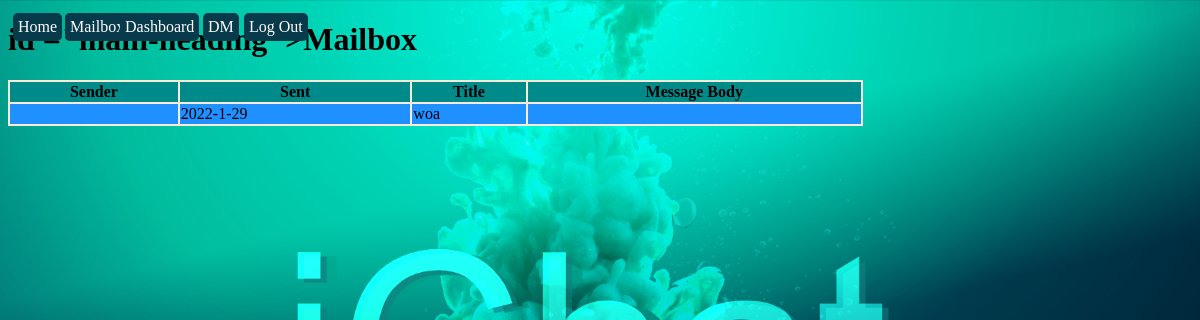
Page /mailbox (signed in) on the committed database.
### models.py (models this page shows)
class Message(db.Model):
    id = db.Column(db.Integer, primary_key=True, autoincrement=True)
    title = db.Column(db.String(250))
    body = db.Column(db.Text)
    sent_time = db.Column(db.DateTime, default=datetime.datetime.now())
    sender_id = db.Column(db.Integer, db.ForeignKey('user.id'), nullable=False)

### blueprints/user/__init__.py (the view)
@bp_user.get("/mailbox")
def mailbox_get():
    messages = get_user_messages()
    return render_template("mailbox.html", messages=messages)

### controllers/message_controller.py (called while the page is built)
def get_user_messages():
    return current_user.recv_messages

### templates/mailbox.html (shortened to what this page needs)
{% extends 'base-template.html' %}
{% block content %}
    <h1> id ="main-heading">Mailbox</h1>
    <table>
        <tr>
            <th>Sender</th>
            <th>Sent</th>
            <th>Title</th>
            <th>Message Body</th>
        </tr>
    {% for message in messages %}
        <tr>
            <td>{{ message.sender.name }}</td>
            {%  if message.sent_time is not none %}
                <td>{{ message.sent_time.year }}-{{ message.sent_time.month }}-{{ message.sent_time.day }}</td>
            {% else %}
                <td>-</td>
            {% endif %}
            <td>{{ message.title }}</td>
            <td>{{ message.body }}</td>
        </tr>
    {% endfor %}
    </table>
{% endblock %}

### static/css/main.css (style rules this page uses)
.page { width: 95%; height: 90vh; background-image: url(img/background3.png); background-size: cover; background-position: center; }
table { width: 25%; background: antiquewhite; }
th { background: darkcyan; }
tr:nth-child(odd) { background: cornflowerblue; }
tr:nth-child(even) { background: dodgerblue; }
table { width: 75%; }

### rows in the picture
Message: sent_time.year "2022", sent_time.month "1", sent_time.day "29", title "woa"
